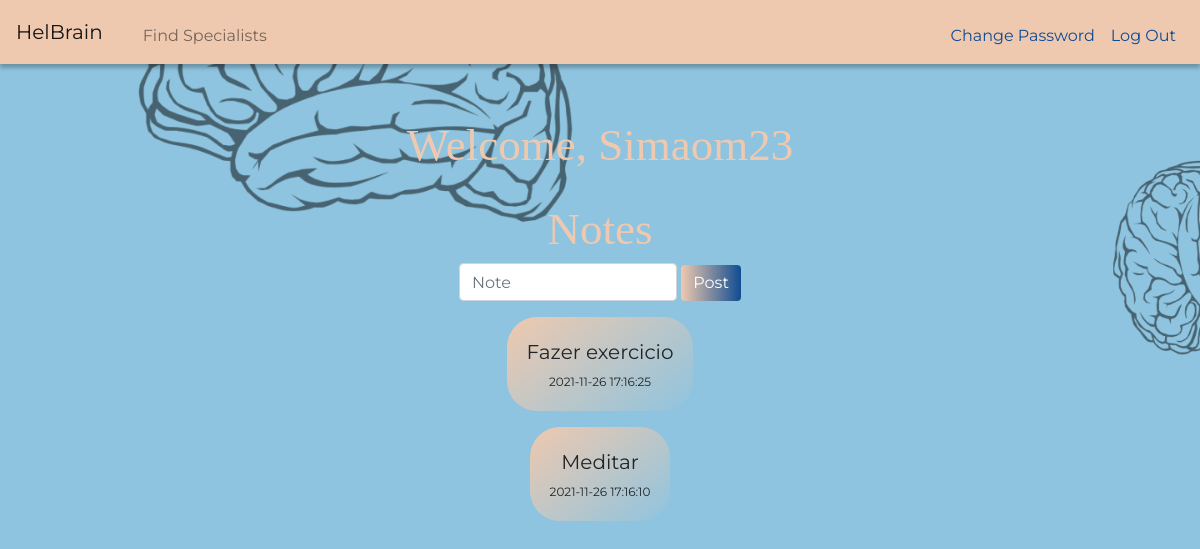
The app's page /homepage (signed in) with its own data.
### tables this page shows
CREATE TABLE users(id INTEGER PRIMARY KEY,
                username TEXT NOT NULL UNIQUE,
                email TEXT NOT NULL UNIQUE,
                hash TEXT NOT NULL);

CREATE TABLE notes(id INTEGER PRIMARY KEY,
                user_id INTEGER NOT NULL,
                note TEXT NOT NULL,
                timestamp DATETIME DEFAULT CURRENT_TIMESTAMP NOT NULL,
                FOREIGN KEY(user_id) REFERENCES users(id));

### app.py (the view)
@app.route("/homepage", methods=["GET", "POST"])
@login_required
def homepage():
    if request.method == "POST":
        if not request.form.get("note"):
            return template("/homepage", "Write a valid note!", 400)
        db.execute("INSERT INTO notes(user_id, note) VALUES(?, ?)",
                   (session["user_id"], request.form.get("note"),))
        database.commit()
        return redirect("/homepage")
    else:
        db.execute("SELECT * FROM notes WHERE user_id = ? ORDER BY timestamp DESC LIMIT 20", (
            session["user_id"],))
        data = db.fetchall()
        notes = clean_data(data)
        db.execute("SELECT username FROM users WHERE id = ?", (
            session["user_id"],))
        data = db.fetchall()
        username = clean_data(data)
        return render_template("homepage.html", username=username[0][0], notes=notes)

### app.py (called while the page is built)
@app.after_request
def after_request(response):
    response.headers["Cache-Control"] = "no-cache, no-store, must-revalidate"
    response.headers["Expires"] = 0
    response.headers["Pragma"] = "no-cache"
    return response

### helpers.py (called while the page is built)
def login_required(f):
    @wraps(f)
    def decorated_function(*args, **kwargs):
        if session.get("user_id") is None:
            return redirect("/login")
        return f(*args, **kwargs)
    return decorated_function

def clean_data(data: list) -> list:
    clean_list = []
    for clean in data:
        clean_list.append(list(clean))
    return clean_list

### templates/homepage.html
{% extends "layout.html" %} {% block title %} Homepage {% endblock %} {% block
main %}
<div class="form-group">
  <div class="title">Welcome, {{ username }}</div>
</div>
<div class="form-group">
  <div class="title">Notes</div>
  <form action="/homepage" method="post">
    <input
      autocomplete="off"
      autofocus
      class="form-control"
      name="note"
      placeholder="Note"
      type="text"
    />
    <button class="btn btn-primary gradient" type="submit">Post</button>
  </form>
</div>
{% for note in notes %}
<div class="form-group">
  <div class="card text-center card-notes">
    <div class="card-body">
      <div class="notes-note">
        {{ note[2] }}
        <div class="notes-date">{{ note[3] }}</div>
      </div>
    </div>
  </div>
</div>
{% endfor %} {% endblock %}

### static/styles.css (style rules this page uses)
body { font-family: "Montserrat", sans-serif; background-image: url("background.png"); background-position: center; background-size: cover; }
.main-color { background-color: rgba(31, 138, 192, 0.5); }
main .form-control { display: inline-block; width: auto; }
.title { font-size: 45px; font-family: "Playfair Display", serif; text-align: center; color: rgba(239, 201, 175, 1); transition-duration: 0.4s; }
.gradient { background: linear-gradient( to right, rgba(239, 201, 175, 1), rgba(16, 76, 145, 1) ), url(https://grainy-gradients.vercel.app/noise.svg); border: none; }
.card { display: inline-block; width: auto; border-radius: 30px; background: linear-gradient( 142.14deg, #efc9af 0%, rgba(239, 201, 175, 0) 100% ); border: none; }
.notes-note { font-size: 20px; text-align: center; }
.notes-date { padding-top: 6px; font-size: 12px; text-align: center; }

### records on screen
users: username "Simaom23"
notes: note "Fazer exercicio", timestamp "2021-11-26 17:16:25"
notes: note "Meditar", timestamp "2021-11-26 17:16:10"
